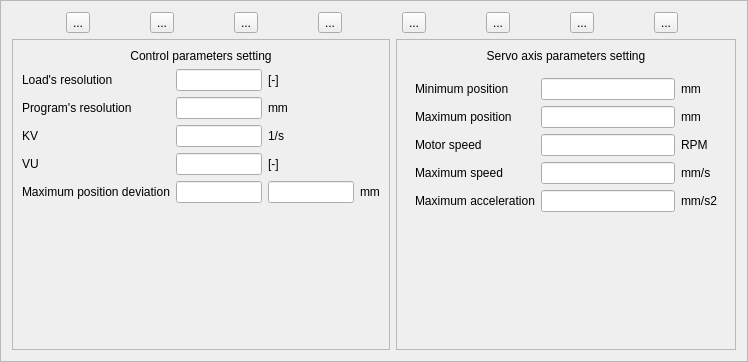
<?xml version="1.0" encoding="UTF-8"?>
<ui version="4.0">
 <class>ServoOperatingParamSettingFrame</class>
 <widget class="QFrame" name="ServoOperatingParamSettingFrame">
  <property name="geometry">
   <rect>
    <x>0</x>
    <y>0</y>
    <width>748</width>
    <height>362</height>
   </rect>
  </property>
  <property name="windowTitle">
   <string>Frame</string>
  </property>
  <property name="frameShape">
   <enum>QFrame::StyledPanel</enum>
  </property>
  <property name="frameShadow">
   <enum>QFrame::Raised</enum>
  </property>
  <layout class="QGridLayout" name="gridLayout_2">
   <item row="0" column="0" colspan="2">
    <layout class="QHBoxLayout" name="horizontalLayout">
     <item>
      <widget class="QToolButton" name="toolButton">
       <property name="text">
        <string>...</string>
       </property>
      </widget>
     </item>
     <item>
      <widget class="QToolButton" name="toolButton_2">
       <property name="text">
        <string>...</string>
       </property>
      </widget>
     </item>
     <item>
      <widget class="QToolButton" name="toolButton_3">
       <property name="text">
        <string>...</string>
       </property>
      </widget>
     </item>
     <item>
      <widget class="QToolButton" name="toolButton_4">
       <property name="text">
        <string>...</string>
       </property>
      </widget>
     </item>
     <item>
      <widget class="QToolButton" name="toolButton_5">
       <property name="text">
        <string>...</string>
       </property>
      </widget>
     </item>
     <item>
      <widget class="QToolButton" name="toolButton_6">
       <property name="text">
        <string>...</string>
       </property>
      </widget>
     </item>
     <item>
      <widget class="QToolButton" name="toolButton_7">
       <property name="text">
        <string>...</string>
       </property>
      </widget>
     </item>
     <item>
      <widget class="QToolButton" name="toolButton_8">
       <property name="text">
        <string>...</string>
       </property>
      </widget>
     </item>
    </layout>
   </item>
   <item row="1" column="0">
    <widget class="QFrame" name="frame">
     <property name="frameShape">
      <enum>QFrame::StyledPanel</enum>
     </property>
     <property name="frameShadow">
      <enum>QFrame::Raised</enum>
     </property>
     <layout class="QGridLayout" name="gridLayout">
      <item row="0" column="0" colspan="4">
       <widget class="QLabel" name="label">
        <property name="text">
         <string>Control parameters setting</string>
        </property>
        <property name="alignment">
         <set>Qt::AlignCenter</set>
        </property>
       </widget>
      </item>
      <item row="1" column="0">
       <widget class="QLabel" name="label_2">
        <property name="text">
         <string>Load's resolution</string>
        </property>
       </widget>
      </item>
      <item row="1" column="1">
       <widget class="QLineEdit" name="lineEdit"/>
      </item>
      <item row="1" column="2">
       <widget class="QLabel" name="label_11">
        <property name="text">
         <string>[-]</string>
        </property>
       </widget>
      </item>
      <item row="2" column="0">
       <widget class="QLabel" name="label_3">
        <property name="text">
         <string>Program's resolution</string>
        </property>
       </widget>
      </item>
      <item row="2" column="1">
       <widget class="QLineEdit" name="lineEdit_2"/>
      </item>
      <item row="2" column="2">
       <widget class="QLabel" name="label_9">
        <property name="text">
         <string>mm</string>
        </property>
       </widget>
      </item>
      <item row="3" column="0">
       <widget class="QLabel" name="label_4">
        <property name="text">
         <string>KV</string>
        </property>
       </widget>
      </item>
      <item row="3" column="1">
       <widget class="QLineEdit" name="lineEdit_3"/>
      </item>
      <item row="3" column="2">
       <widget class="QLabel" name="label_8">
        <property name="text">
         <string>1/s</string>
        </property>
       </widget>
      </item>
      <item row="4" column="0">
       <widget class="QLabel" name="label_5">
        <property name="text">
         <string>VU</string>
        </property>
       </widget>
      </item>
      <item row="4" column="1">
       <widget class="QLineEdit" name="lineEdit_4"/>
      </item>
      <item row="4" column="2">
       <widget class="QLabel" name="label_7">
        <property name="text">
         <string>[-]</string>
        </property>
       </widget>
      </item>
      <item row="5" column="0">
       <widget class="QLabel" name="label_6">
        <property name="text">
         <string>Maximum position deviation</string>
        </property>
       </widget>
      </item>
      <item row="5" column="1">
       <widget class="QLineEdit" name="lineEdit_5"/>
      </item>
      <item row="5" column="2">
       <widget class="QLineEdit" name="lineEdit_6"/>
      </item>
      <item row="5" column="3">
       <widget class="QLabel" name="label_10">
        <property name="text">
         <string>mm</string>
        </property>
       </widget>
      </item>
      <item row="6" column="1">
       <spacer name="verticalSpacer">
        <property name="orientation">
         <enum>Qt::Vertical</enum>
        </property>
        <property name="sizeHint" stdset="0">
         <size>
          <width>20</width>
          <height>40</height>
         </size>
        </property>
       </spacer>
      </item>
     </layout>
    </widget>
   </item>
   <item row="1" column="1">
    <widget class="QFrame" name="servoAxisParamSettingFrame">
     <property name="minimumSize">
      <size>
       <width>340</width>
       <height>0</height>
      </size>
     </property>
     <property name="frameShape">
      <enum>QFrame::StyledPanel</enum>
     </property>
     <property name="frameShadow">
      <enum>QFrame::Raised</enum>
     </property>
     <layout class="QGridLayout" name="gridLayout_3">
      <item row="0" column="0">
       <widget class="QLabel" name="label_12">
        <property name="text">
         <string>Servo axis parameters setting</string>
        </property>
        <property name="alignment">
         <set>Qt::AlignCenter</set>
        </property>
       </widget>
      </item>
      <item row="1" column="0">
       <widget class="QStackedWidget" name="stackedWidget">
        <property name="currentIndex">
         <number>0</number>
        </property>
        <widget class="QWidget" name="page">
         <layout class="QGridLayout" name="gridLayout_4">
          <item row="0" column="0">
           <widget class="QLabel" name="label_19">
            <property name="text">
             <string>Minimum position</string>
            </property>
           </widget>
          </item>
          <item row="0" column="1">
           <widget class="QLineEdit" name="lineEdit_8"/>
          </item>
          <item row="0" column="2">
           <widget class="QLabel" name="label_16">
            <property name="text">
             <string>mm</string>
            </property>
           </widget>
          </item>
          <item row="1" column="0">
           <widget class="QLabel" name="label_21">
            <property name="text">
             <string>Maximum position</string>
            </property>
           </widget>
          </item>
          <item row="1" column="1">
           <widget class="QLineEdit" name="lineEdit_11"/>
          </item>
          <item row="1" column="2">
           <widget class="QLabel" name="label_15">
            <property name="text">
             <string>mm</string>
            </property>
           </widget>
          </item>
          <item row="2" column="0">
           <widget class="QLabel" name="label_20">
            <property name="text">
             <string>Motor speed</string>
            </property>
           </widget>
          </item>
          <item row="2" column="1">
           <widget class="QLineEdit" name="lineEdit_7"/>
          </item>
          <item row="2" column="2">
           <widget class="QLabel" name="label_22">
            <property name="text">
             <string>RPM</string>
            </property>
           </widget>
          </item>
          <item row="3" column="0">
           <widget class="QLabel" name="label_17">
            <property name="text">
             <string>Maximum speed</string>
            </property>
           </widget>
          </item>
          <item row="3" column="1">
           <widget class="QLineEdit" name="lineEdit_10"/>
          </item>
          <item row="3" column="2">
           <widget class="QLabel" name="label_14">
            <property name="text">
             <string>mm/s</string>
            </property>
           </widget>
          </item>
          <item row="4" column="0">
           <widget class="QLabel" name="label_13">
            <property name="text">
             <string>Maximum acceleration</string>
            </property>
           </widget>
          </item>
          <item row="4" column="1">
           <widget class="QLineEdit" name="lineEdit_9"/>
          </item>
          <item row="4" column="2">
           <widget class="QLabel" name="label_18">
            <property name="text">
             <string>mm/s2</string>
            </property>
           </widget>
          </item>
          <item row="5" column="1">
           <spacer name="verticalSpacer_2">
            <property name="orientation">
             <enum>Qt::Vertical</enum>
            </property>
            <property name="sizeHint" stdset="0">
             <size>
              <width>137</width>
              <height>127</height>
             </size>
            </property>
           </spacer>
          </item>
         </layout>
        </widget>
        <widget class="QWidget" name="page_2">
         <layout class="QGridLayout" name="gridLayout_5">
          <item row="0" column="0">
           <widget class="QLabel" name="label_28">
            <property name="text">
             <string>Program minimum position</string>
            </property>
           </widget>
          </item>
          <item row="0" column="1">
           <widget class="QLineEdit" name="minimumPositionLineEdit"/>
          </item>
          <item row="0" column="2">
           <widget class="QLabel" name="label_23">
            <property name="text">
             <string>°</string>
            </property>
           </widget>
          </item>
          <item row="1" column="0">
           <widget class="QLabel" name="label_27">
            <property name="text">
             <string>Program maximum position</string>
            </property>
           </widget>
          </item>
          <item row="1" column="1">
           <widget class="QLineEdit" name="maximumPositionLineEdit"/>
          </item>
          <item row="1" column="2">
           <widget class="QLabel" name="label_25">
            <property name="text">
             <string>°</string>
            </property>
           </widget>
          </item>
          <item row="2" column="0">
           <widget class="QLabel" name="label_26">
            <property name="text">
             <string>Safety time</string>
            </property>
           </widget>
          </item>
          <item row="2" column="1">
           <widget class="QLineEdit" name="saftyTimeLineEdit"/>
          </item>
          <item row="2" column="2">
           <widget class="QLabel" name="label_24">
            <property name="text">
             <string>s</string>
            </property>
           </widget>
          </item>
          <item row="3" column="1">
           <spacer name="verticalSpacer_3">
            <property name="orientation">
             <enum>Qt::Vertical</enum>
            </property>
            <property name="sizeHint" stdset="0">
             <size>
              <width>20</width>
              <height>179</height>
             </size>
            </property>
           </spacer>
          </item>
         </layout>
        </widget>
       </widget>
      </item>
     </layout>
    </widget>
   </item>
  </layout>
 </widget>
 <resources/>
 <connections/>
</ui>
